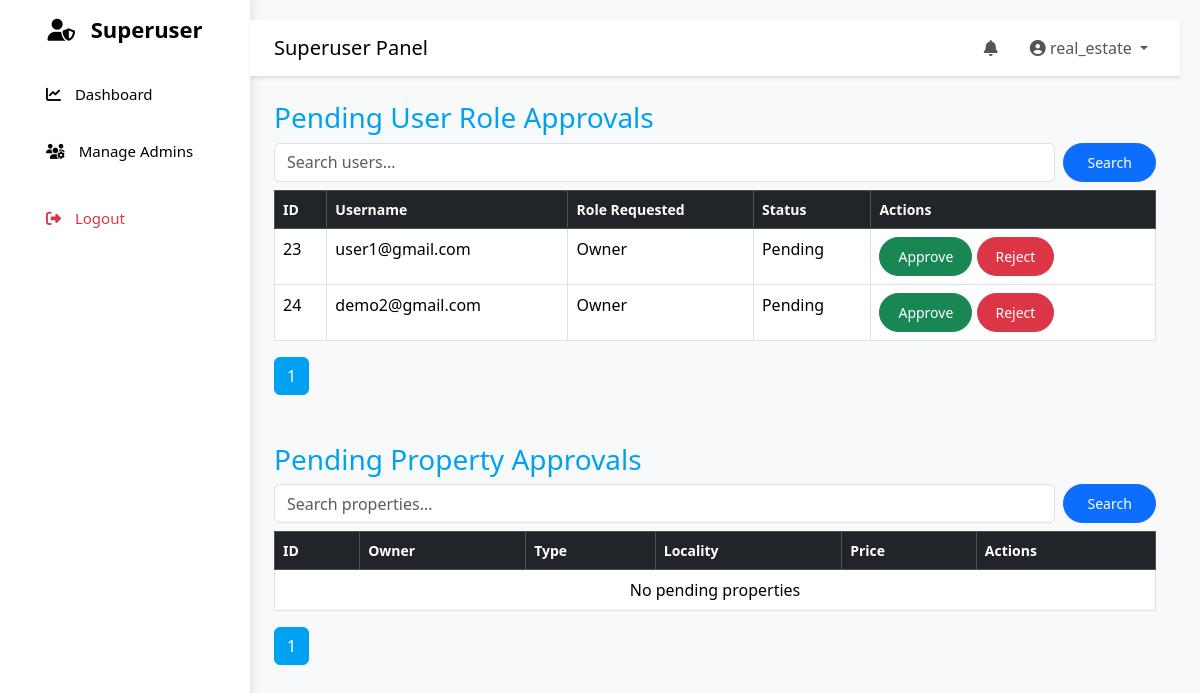
Screenshot of /pending_approvals/ (signed in) with the database file from the repository.
### properties/models.py (models this page shows, shortened)
class UserProfile(models.Model):
    USER_ROLES = (
        ('buyer', 'Buyer'),
        ('seller', 'Seller'),
        ('agent', 'Agent'),
    )
    STATUS_CHOICES = [
        ('pending', 'Pending'),   # waiting for admin approval
        ('active', 'Active'),     # approved and active
        ('suspended', 'Suspended') # banned/rejected
    ]
    user = models.OneToOneField(User, on_delete=models.CASCADE, related_name="profile")
    role = models.CharField(max_length=20, choices=USER_ROLES, default="buyer")
    phone = models.CharField(max_length=15, blank=True, null=True)
    status = models.CharField(max_length=10, choices=STATUS_CHOICES, default='active')
    email_verified = models.BooleanField(default=False)
    profile_picture = models.ImageField(
        upload_to="profile_pics/",
        default="profile_pics/default-avatar.png",
        blank=True,
        null=True
    )
    created_at = models.DateTimeField(auto_now_add=True)
    updated_at = models.DateTimeField(auto_now=True)
    free_posts_remaining = models.PositiveIntegerField(default=2)  # free posts for new owners
    wallet_credits = models.PositiveIntegerField(default=0)        # credits purchased
    scheduled_deletion = models.DateTimeField(null=True, blank=True)

### properties/views.py (the view)
# urls.py: path("pending_approvals/", views.pending_approvals, name="pending_approvals"),
@admin_required
def pending_approvals(request):
    user_search_query = request.GET.get("user_q", "")
    user_page_number = request.GET.get("user_page")
    pending_users_qs = UserProfile.objects.filter(status="pending")
    if user_search_query:
        pending_users_qs = pending_users_qs.filter(
            Q(user__username__icontains=user_search_query) |
            Q(role__icontains=user_search_query)
        )
    user_paginator = Paginator(pending_users_qs, 10)
    pending_users = user_paginator.get_page(user_page_number)
    property_search_query = request.GET.get("prop_q", "")
    prop_page_number = request.GET.get("prop_page")
    pending_properties_qs = Property.objects.filter(status="pending")
    if property_search_query:
        pending_properties_qs = pending_properties_qs.filter(
            Q(owner__username__icontains=property_search_query) |
            Q(property_type__icontains=property_search_query) |
            Q(locality__name__icontains=property_search_query)
        )
    prop_paginator = Paginator(pending_properties_qs, 10)
    pending_properties = prop_paginator.get_page(prop_page_number)
    context = {
        "pending_users": pending_users,
        "user_search_query": user_search_query,
        "pending_properties": pending_properties,
        "property_search_query": property_search_query,
    }
    return render(request, "properties/admin/pending_approvals.html", context)

### properties/context_processors.py (called while the page is built)
def notifications(request):
    if request.user.is_authenticated:
        unread_count = Notification.objects.filter(user=request.user, read=False).count()
        unread_notifications = Notification.objects.filter(user=request.user, read=False).order_by('-created_at')[:5]
    else:
        unread_notifications = []
        unread_count = 0
    return {
        "unread_notifications": unread_notifications,
        "unread_count": unread_count,
    }

### properties/views.py (called while the page is built)
def is_admin(user):
    return user.is_authenticated and (user.is_staff or user.is_superuser)

### templates/properties/admin/pending_approvals.html (shortened to what this page needs)
{% extends "properties/admin_base.html" %}
{% block body %}
<div class="container mt-4">
    <h3>Pending User Role Approvals</h3>
    <form method="get" class="mb-2 d-flex">
        <input type="text" name="user_q" value="{{ user_search_query }}" class="form-control me-2" placeholder="Search users...">
       <button type="submit" class="btn btn-primary btn-sm" style="width: 100px;">Search</button>
    </form>
    <table class="table table-bordered mt-2">
        <thead class="table-dark">
            <tr>
                <th>ID</th>
                <th>Username</th>
                <th>Role Requested</th>
                <th>Status</th>
                <th>Actions</th>
            </tr>
        </thead>
        <tbody>
            {% for user in pending_users %}
            <tr>
                <td>{{ user.id }}</td>
                <td>{{ user.user.username }}</td>
                <td>{{ user.role|title }}</td>
                <td>{{ user.status|title }}</td>
                <td>
                    <a href="{% url 'approve_user_role' user.id %}" class="btn btn-success btn-sm">Approve</a>
                    <a href="{% url 'reject_user_role' user.id %}" class="btn btn-danger btn-sm">Reject</a>
                </td>
            </tr>
            {% empty %}
            <tr>
                <td colspan="5" class="text-center">No pending users</td>
            </tr>
            {% endfor %}
        </tbody>
    </table>
    <nav>
        <ul class="pagination">
            {% for num in pending_users.paginator.page_range %}
            <li class="page-item {% if pending_users.number == num %}active{% endif %}">
                <a class="page-link" href="?user_page={{ num }}&user_q={{ user_search_query }}&prop_q={{ property_search_query }}">{{ num }}</a>
            </li>
            {% endfor %}
        </ul>
    </nav>
    <h3 class="mt-5">Pending Property Approvals</h3>
    <form method="get" class="mb-2 d-flex">
        <input type="text" name="prop_q" value="{{ property_search_query }}" class="form-control me-2" placeholder="Search properties...">
        <button type="submit" class="btn btn-primary btn-sm" style="width: 100px;">Search</button>
    </form>
    <table class="table table-bordered mt-2">
        <thead class="table-dark">
            <tr>
                <th>ID</th>
                <th>Owner</th>
                <th>Type</th>
                <th>Locality</th>
                <th>Price</th>
                <th>Actions</th>
            </tr>
        </thead>
        <tbody>
            {% for prop in pending_properties %}
            <tr>
                <td>{{ prop.id }}</td>
                <td>{{ prop.owner.username }}</td>
                <td>{{ prop.property_type }}</td>
                <td>{{ prop.locality.name }}</td>
                <td>₹{{ prop.price|floatformat:2 }}</td>
                <td>
                    <a href="{% url 'update_property_status' prop.id 'approved' %}" class="btn btn-success btn-sm">Approve</a>
                    <a href="{% url 'update_property_status' prop.id 'rejected' %}" class="btn btn-danger btn-sm">Reject</a>
                    <a href="{% url 'property_detail' prop.id %}" class="btn btn-info btn-sm">View</a>
                </td>
            </tr>
            {% empty %}
            <tr>
                <td colspan="6" class="text-center">No pending properties</td>
            </tr>
            {% endfor %}
        </tbody>
    </table>
    <nav>
        <ul class="pagination">
            {% for num in pending_properties.paginator.page_range %}
            <li class="page-item {% if pending_properties.number == num %}active{% endif %}">
                <a class="page-link" href="?prop_page={{ num }}&prop_q={{ property_search_query }}&user_q={{ user_search_query }}">{{ num }}</a>
            </li>
            {% endfor %}
        </ul>
    </nav>
</div>
{% endblock %}

### templates/properties/admin_base.html (shortened to what this page needs)
{% load static %}
<!DOCTYPE html>
<html lang="en">
<head>
   <link href="{% static 'properties/main_css/bootstrap.min.css' %}" rel="stylesheet">
<link href="{% static 'properties/main_css/bootstrap-icons.min.css' %}" rel="stylesheet">
  <link href="{% static 'properties/main_css/admin.css' %}" rel="stylesheet">
  <link href="https://cdnjs.cloudflare.com/ajax/libs/font-awesome/6.5.0/css/all.min.css" rel="stylesheet">
</head>
<body class="bg-light">
  <div class="d-flex">
    <div class="sidebar bg-white text-dark p-3 vh-100" style="width:250px;">
      <h4 class="mb-4">
        {% if request.user.is_superuser %}
          <i class="fas fa-user-shield"></i> Superuser
        {% elif request.user.is_staff %}
          <i class="fas fa-user-cog"></i> Admin
        {% else %}
          <i class="fas fa-user"></i> Dashboard
        {% endif %}
      </h4>
      <nav class="nav flex-column">
        {% if request.user.is_superuser %}
          <a href="{% url 'superuser_dashboard' %}" class="nav-link  {% if request.resolver_match.url_name == 'superuser_dashboard' %}active fw-bold{% endif %}">
            <i class="fas fa-chart-line"></i> Dashboard
          </a>
          <a href="{% url 'manage_admins' %}" class="nav-link  {% if request.resolver_match.url_name == 'manage_admins' %}active fw-bold{% endif %}">
            <i class="fas fa-users-gear"></i> Manage Admins
          </a>
        {% endif %}
        <a href="{% url 'logout_view' %}" class="nav-link text-danger mt-3">
          <i class="fas fa-sign-out-alt"></i> Logout
        </a>
      </nav>
    </div>
    <div class="content flex-grow-1">
      <nav class="navbar navbar-expand navbar-light bg-white shadow-sm px-4">
        <span class="navbar-brand">
          {% if request.user.is_superuser %}
            Superuser Panel
          {% elif request.user.is_staff %}
            Admin Panel
          {% else %}
            Dashboard
          {% endif %}
        </span>
        <ul class="navbar-nav ms-auto">
          <li class="nav-item me-3">
            <a class="nav-link"><i class="fas fa-bell"></i></a>
          </li>
          <li class="nav-item dropdown">
            <a class="nav-link dropdown-toggle" href="#" data-bs-toggle="dropdown">
              <i class="fas fa-user-circle"></i> {{ request.user.username }}
            </a>
          </li>
        </ul>
      </nav>
      <div class="container-fluid mt-4">
        {% block body %}{% endblock %}
      </div>
    </div>
  </div>
</body>
</html>

### properties/static/properties/main_css/admin.css (style rules this page uses)
* { margin: 0; padding: 0; box-sizing: border-box; font-family: "Segoe UI", Tahoma, Geneva, Verdana, sans-serif; }
:root { --primary-color: #00A1F1; --primary-color-hover: #008ECC; }
h3, h4, h5 { color: var(--primary-color); }
.table thead { background-color: var(--primary-color); color: #fff; }
.pagination .page-link { color: var(--primary-color); }
.pagination .page-item.active .page-link { background-color: var(--primary-color); color: #fff; border-color: var(--primary-color); }
button { width: 100%; padding: 12px; border: none; border-radius: 8px; background: #00A1F1; color: white; font-weight: bold; cursor: pointer; font-size: 15px; transition: background 0.3s ease, transform 0.2s ease; }
body { background: #f7f9fc; color: black; }
.sidebar { position: fixed; top: 0; left: 0; height: 100%; width: 230px; background: #00A1F1; color: black; padding-top: 20px; box-shadow: 2px 0 10px rgba(0, 0, 0, 0.1); }
.sidebar h4 { font-size: 22px; margin-bottom: 30px; font-weight: bold; text-align: center; color: black; }
.sidebar a { display: flex; align-items: center; gap: 10px; padding: 12px 20px; margin: 5px 10px; text-decoration: none; color: black; border-radius: 8px; font-size: 15px; font-weight: 500; transition: all 0.3s ease; }
.content { margin-left: 230px; padding: 20px; }
body { font-family: "Segoe UI", Tahoma, Geneva, Verdana, sans-serif; background-color: #f8f9fa; margin: 0; padding: 0; }
.sidebar { position: fixed; top: 0; left: 0; height: 100%; width: 230px; background-color: white; padding-top: 20px; overflow-y: auto; }
.sidebar a { display: block; color: black; padding: 12px 20px; text-decoration: none; transition: all 0.3s ease; }
.sidebar i { margin-right: 10px; }
.navbar { border-bottom: 1px solid #e0e0e0; }
.navbar .nav-link { color: #555 !important; }
.table thead { background-color: #f1f1f1; font-size: 14px; }
.btn { border-radius: 30px; padding: 8px 18px; }
.table th { font-weight: 600; }

### rows the page displays
UserProfile: id "23", user.username "user1@gmail.com", role "Owner", status "Pending"
UserProfile: id "24", user.username "demo2@gmail.com", role "Owner", status "Pending"

### other values shown
{{ request.user.username }} "real_estate"
{{ num }} "1"
